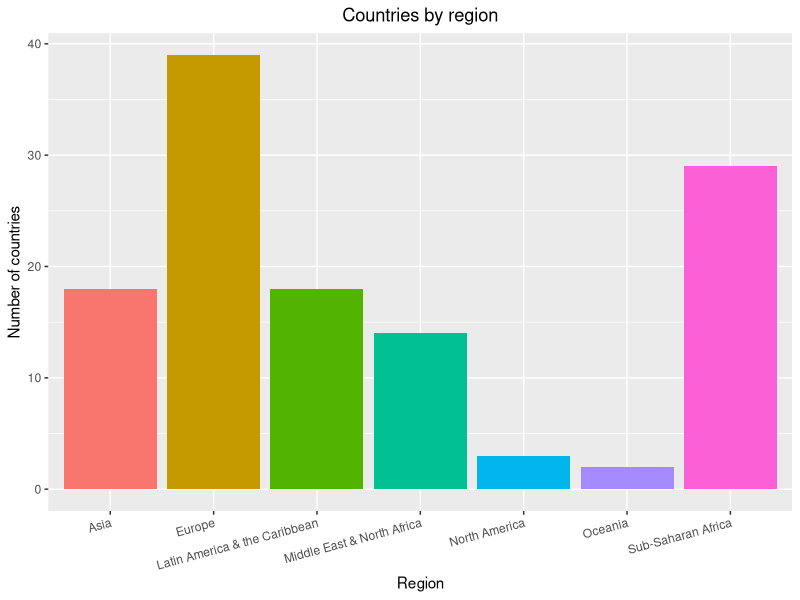
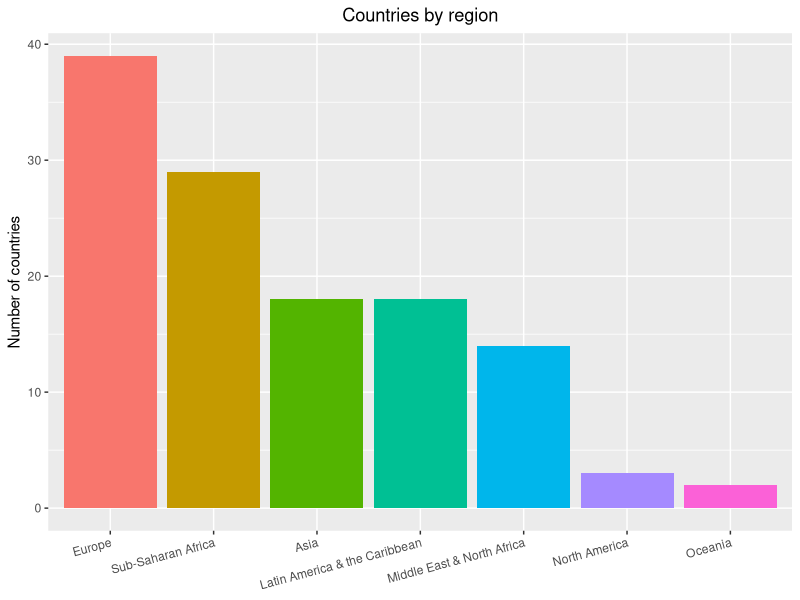

Reproduce these figures in R, in order.
## ---- chunk 1
knitr::opts_chunk$set(echo = TRUE)

library(conflicted)  
conflict_prefer("filter", "dplyr")
library(tidyverse)
## ---- chunk 2
econData <- read_csv("Lec3Data-Ex2.csv")
ggplot(econData, aes(x = Region, fill = Region)) +
  geom_bar() +
  ggtitle("Countries by region") +
  labs(x= "Region", y = "Number of countries") +
  theme (plot.title = element_text(hjust = 0.5), axis.text.x = element_text(angle = 15, hjust = 1), legend.position = "none")
    
econData <- econData %>%
  mutate(reg = reorder(Region, Region, function(x) -length(x)))
barplot <- ggplot(econData, aes(x = reg, fill = reg)) +
  geom_bar() +
  ggtitle("Countries by region") +
  labs(x= "Region", y = "Number of countries") +
  theme (plot.title = element_text(hjust = 0.5), axis.text.x = element_text(angle = 15, hjust = 1), legend.position = "none", axis.title.x = element_blank())

barplot
